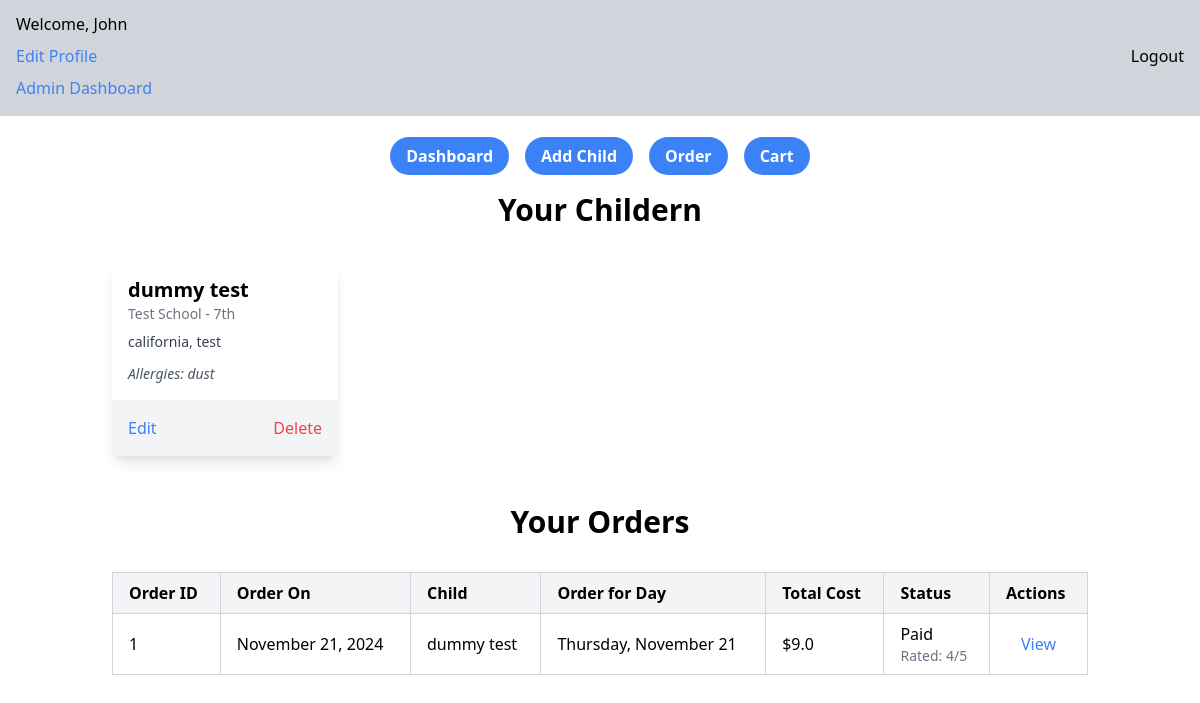
The app's page / (signed in), older data.
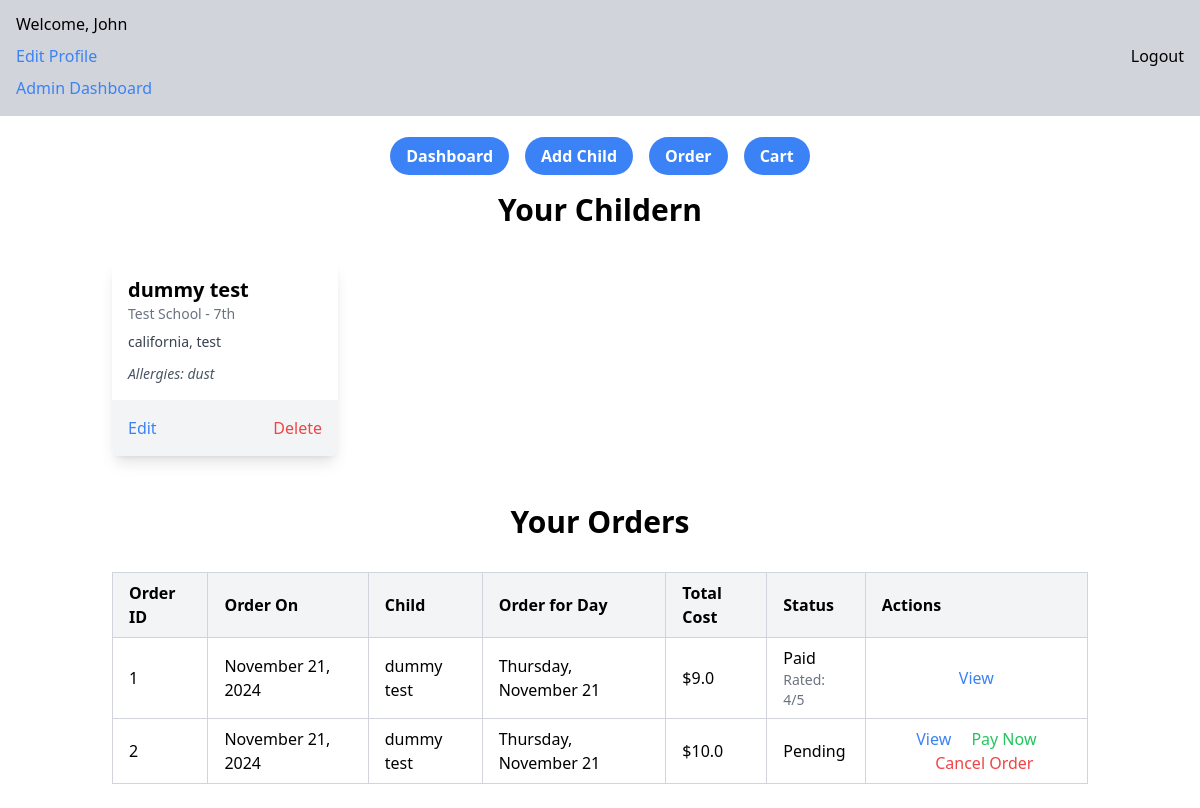
The same page, newer data.
### app/models.py (models this page shows, shortened)
class Child(db.Model):
    __tablename__ = 'children'
    id = db.Column(db.Integer, primary_key=True, autoincrement=True)
    first_name = db.Column(db.String(50), nullable=False)
    last_name = db.Column(db.String(50), nullable=False)
    state = db.Column(db.String(50), nullable=False)
    county = db.Column(db.String(50), nullable=False)
    grade = db.Column(db.String(20), nullable=False)
    allergies = db.Column(db.Text, nullable=True)
    school_id = db.Column(db.Integer, db.ForeignKey('schools.id'), nullable=False)
    school = db.relationship('School', back_populates='children')
    parent_id = db.Column(db.Integer, db.ForeignKey('parents.id'), nullable=False)
    parent = db.relationship('Parent', back_populates='children')

class School(db.Model):
    __tablename__ = 'schools'
    id = db.Column(db.Integer, primary_key=True, autoincrement=True)
    name = db.Column(db.String(100), nullable=False, unique=True)
    address = db.Column(db.String(255), nullable=False)
    phone_number = db.Column(db.String(15), nullable=False)
    contact_name = db.Column(db.String(100), nullable=False)
    contact_email = db.Column(db.String(120), nullable=False)
    special_instructions = db.Column(db.Text, nullable=True)
    total_students = db.Column(db.Integer, nullable=True)
    children = db.relationship('Child', back_populates='school', cascade='all, delete-orphan')

class Order(db.Model):
    __tablename__ = 'orders'
    id = db.Column(db.Integer, primary_key=True, autoincrement=True)
    parent_id = db.Column(db.Integer, db.ForeignKey('parents.id'), nullable=False)
    order_date = db.Column(db.DateTime, default=datetime.utcnow, nullable=False)
    total_cost = db.Column(db.Float, nullable=False)
    status = db.Column(db.String(20), nullable=False, default="Pending")
    deadline = db.Column(db.DateTime, nullable=True, default=lambda: datetime.now() + timedelta(days=2))
    parent = db.relationship('Parent', back_populates='orders')
    order_items = db.relationship('OrderItem', back_populates='order', cascade='all, delete-orphan')
    rating = db.Column(db.Integer, nullable=True)

class OrderItem(db.Model):
    __tablename__ = 'order_items'
    id = db.Column(db.Integer, primary_key=True, autoincrement=True)
    order_id = db.Column(db.Integer, db.ForeignKey('orders.id'), nullable=False)
    child_id = db.Column(db.Integer, db.ForeignKey('children.id'), nullable=False)
    day = db.Column(db.String(20), nullable=False)
    dessert_name = db.Column(db.String(100), nullable=True)
    dessert_price = db.Column(db.Float, nullable=True, default=0.0)
    drink_name = db.Column(db.String(100), nullable=True)
    drink_price = db.Column(db.Float, nullable=True, default=0.0)
    entree_name = db.Column(db.String(100), nullable=True)
    entree_price = db.Column(db.Float, nullable=True, default=0.0)
    produce_name = db.Column(db.String(100), nullable=True)
    produce_price = db.Column(db.Float, nullable=True, default=0.0)
    side_name = db.Column(db.String(100), nullable=True)
    side_price = db.Column(db.Float, nullable=True, default=0.0)
    order = db.relationship('Order', back_populates='order_items')
    child = db.relationship('Child', backref='order_items')

### app/routes/dashboard.py (the view)
@dashboard.route('/', methods=['GET'])
@login_required
def get_users():
    children = Child.query.filter_by(parent_id=current_user.id).all()
    orders = Order.query.filter_by(parent_id=current_user.id).all()
    return render_template('dashboard.html', current_user=current_user ,children=children ,orders=orders)

### app/__init__.py (called while the page is built)
def create_app():
    app = Flask(__name__,
                static_folder='static')
    app.config['SQLALCHEMY_DATABASE_URI'] = 'sqlite:///app.db'
    app.config['SQLALCHEMY_TRACK_MODIFICATIONS'] = False
    app.config['SECRET_KEY'] = 'your_secret_key_here'
    app.config['JWT_SECRET_KEY'] = 'your_jwt_secret_key_here'
    login_manager = LoginManager()
    login_manager.login_view = 'auth.login'
    login_manager.init_app(app)
    db.init_app(app)
    jwt = JWTManager(app)
    from app.models import Parent
    @login_manager.user_loader
    def load_user(user_id):
        return Parent.query.get(int(user_id))
    app.register_blueprint(dashboard, url_prefix='/')
    app.register_blueprint(auth, url_prefix='/')
    app.register_blueprint(order, url_prefix='/')
    app.register_blueprint(admin, url_prefix='/')
    return app

### app/templates/dashboard.html (shortened to what this page needs)
{% extends "_layout.html" %}
{% block content %}
<div class="container mx-auto p-6">
    <h2 class="text-3xl font-semibold text-center mb-8">Your Childern</h2>
    <div class="grid grid-cols-1 sm:grid-cols-2 md:grid-cols-3 lg:grid-cols-4 gap-6">
        {% for child in children %}
        <div class="bg-white rounded-lg shadow-lg overflow-hidden">
            <div class="p-4">
                <h3 class="text-xl font-bold">{{ child.first_name }} {{ child.last_name }}</h3>
                <p class="text-sm text-gray-500">{{ child.school.name }} - {{ child.grade }}</p>
                <p class="text-sm mt-2 text-gray-700">{{ child.state }}, {{ child.county }}</p>
                {% if child.allergies %}
                <p class="mt-3 text-sm italic text-gray-600">Allergies: {{ child.allergies }}</p>
                {% endif %}
            </div>
            <div class="flex justify-between p-4 bg-gray-100">
                <a href="/edit-child/{{ child.id }}" class="text-blue-500 hover:underline">Edit</a>
                <a class="text-red-500 hover:underline" onclick="deleteChild({{ child.id }})">Delete</a>
            </div>
        </div>
        {% endfor %}
    </div>
</div>
<div class="container mx-auto p-6">
    <h2 class="text-3xl font-semibold text-center mb-8">Your Orders</h2>
    <div class="overflow-x-auto">
        <table class="table-auto w-full text-left border-collapse border border-gray-200">
            <thead class="bg-gray-100">
                <tr>
                    <th class="border border-gray-300 px-4 py-2">Order ID</th>
                    <th class="border border-gray-300 px-4 py-2">Order On</th>
                    <th class="border border-gray-300 px-4 py-2">Child</th>
                    <th class="border border-gray-300 px-4 py-2">Order for Day</th>
                    <th class="border border-gray-300 px-4 py-2">Total Cost</th>
                    <th class="border border-gray-300 px-4 py-2">Status</th>
                    <th class="border border-gray-300 px-4 py-2">Actions</th>
                </tr>
            </thead>
            <tbody>
                {% for order in orders %}
                <tr class="hover:bg-gray-50">
                    <td class="border border-gray-300 px-4 py-2">{{ order.id }}</td>
                    <td class="border border-gray-300 px-4 py-2">{{ order.order_date.strftime('%B %d, %Y') }}</td>
                    <td class="border border-gray-300 px-4 py-2">
                        {% for item in order.order_items %}
                        <div>{{ item.child.first_name }} {{ item.child.last_name }}</div>
                        {% endfor %}
                    </td>
                    <td class="border border-gray-300 px-4 py-2">
                        {% for item in order.order_items %}
                        <div>{{ item.day }}</div>
                        {% endfor %}
                    </td>
                    <td class="border border-gray-300 px-4 py-2">${{ order.total_cost }}</td>
                    <td class="border border-gray-300 px-4 py-2">{{ order.status }}
                        {% if order.rating %}
                        <div class="text-sm text-gray-500">Rated: {{ order.rating }}/5</div>
                        {% endif %}
                    </td>
                    <td class="border border-gray-300 px-4 py-2 text-center space-x-4">
                        <a href="/order/{{ order.id }}" class="text-blue-500 hover:underline">View</a>
                        {% if order.status not in ['Cancelled', 'Paid', 'Delivered'] %}
                        <a href="/order/{{ order.id }}/payment" class="text-green-500 hover:underline">Pay Now</a>
                        <a class="text-red-500 hover:underline" onclick="deleteOrder({{ order.id }})">Cancel Order</a>
                        {% endif %}
                    </td>
                </tr>
                {% endfor %}
            </tbody>
        </table>
    </div>
</div>
{% endblock %}

Row changes from the older to the newer data that the page shows:
added Order: id "2", order_date "November 21, 2024", total_cost "10.0", status "Pending"
added OrderItem: child.first_name "dummy", child.last_name "test", day "Thursday, November 21"
